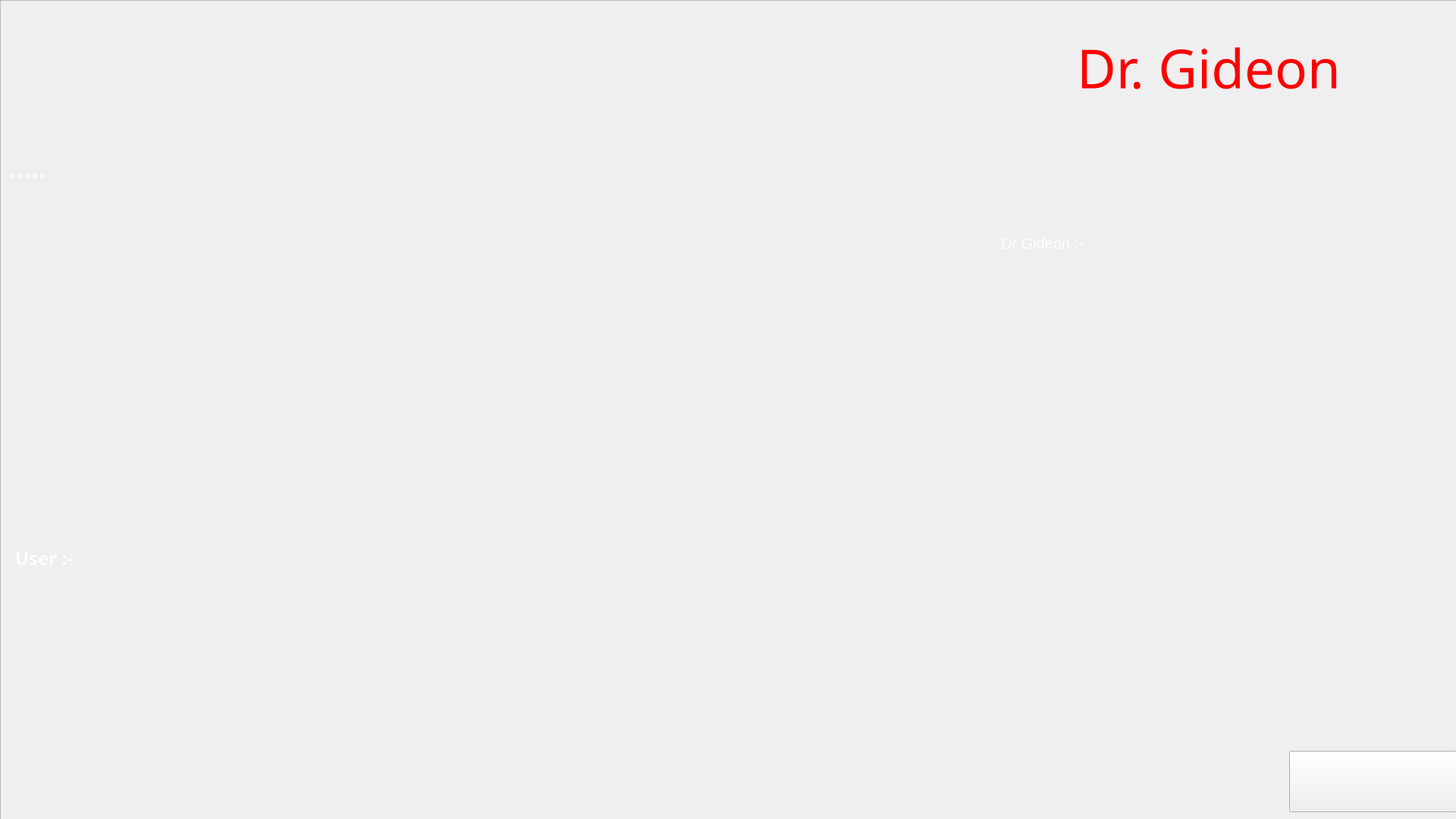
<?xml version="1.0" encoding="UTF-8"?>
<ui version="4.0">
 <class>MainWindow</class>
 <widget class="QMainWindow" name="MainWindow">
  <property name="geometry">
   <rect>
    <x>0</x>
    <y>0</y>
    <width>1920</width>
    <height>1080</height>
   </rect>
  </property>
  <property name="windowTitle">
   <string>MainWindow</string>
  </property>
  <widget class="QWidget" name="centralwidget">
   <widget class="QFrame" name="frame">
    <property name="geometry">
     <rect>
      <x>0</x>
      <y>0</y>
      <width>1981</width>
      <height>1081</height>
     </rect>
    </property>
    <property name="frameShape">
     <enum>QFrame::StyledPanel</enum>
    </property>
    <property name="frameShadow">
     <enum>QFrame::Raised</enum>
    </property>
    <widget class="QLabel" name="label">
     <property name="geometry">
      <rect>
       <x>0</x>
       <y>0</y>
       <width>1980</width>
       <height>1080</height>
      </rect>
     </property>
     <property name="sizePolicy">
      <sizepolicy hsizetype="Preferred" vsizetype="Expanding">
       <horstretch>0</horstretch>
       <verstretch>0</verstretch>
      </sizepolicy>
     </property>
     <property name="text">
      <string/>
     </property>
     <property name="pixmap">
      <pixmap resource="res.qrc">:/bg/img/images.jpg</pixmap>
     </property>
     <property name="scaledContents">
      <bool>true</bool>
     </property>
    </widget>
    <widget class="QLabel" name="label_2">
     <property name="geometry">
      <rect>
       <x>390</x>
       <y>680</y>
       <width>1121</width>
       <height>391</height>
      </rect>
     </property>
     <property name="text">
      <string/>
     </property>
     <property name="pixmap">
      <pixmap>:/bg/img/c3a8c07e7ad5f971cb146816a554c8a1.jpg</pixmap>
     </property>
     <property name="scaledContents">
      <bool>true</bool>
     </property>
    </widget>
    <widget class="QLabel" name="label_3">
     <property name="geometry">
      <rect>
       <x>0</x>
       <y>420</y>
       <width>641</width>
       <height>271</height>
      </rect>
     </property>
     <property name="text">
      <string/>
     </property>
     <property name="pixmap">
      <pixmap resource="res.qrc">:/img/img/gify.gif</pixmap>
     </property>
     <property name="scaledContents">
      <bool>true</bool>
     </property>
    </widget>
    <widget class="QLabel" name="label_4">
     <property name="geometry">
      <rect>
       <x>1320</x>
       <y>410</y>
       <width>661</width>
       <height>271</height>
      </rect>
     </property>
     <property name="text">
      <string/>
     </property>
     <property name="pixmap">
      <pixmap resource="res.qrc">:/img/img/gify.gif</pixmap>
     </property>
     <property name="scaledContents">
      <bool>true</bool>
     </property>
    </widget>
    <widget class="QPushButton" name="exitB">
     <property name="geometry">
      <rect>
       <x>1700</x>
       <y>990</y>
       <width>221</width>
       <height>81</height>
      </rect>
     </property>
     <property name="styleSheet">
      <string notr="true">background-image: url(:/bg/img/exit - Copy.png);</string>
     </property>
     <property name="text">
      <string/>
     </property>
    </widget>
    <widget class="QLabel" name="label_6">
     <property name="geometry">
      <rect>
       <x>1400</x>
       <y>0</y>
       <width>531</width>
       <height>181</height>
      </rect>
     </property>
     <property name="text">
      <string/>
     </property>
     <property name="pixmap">
      <pixmap resource="res.qrc">:/img/img/a4c5836f189b2f92dd746e0ccf7037da.png</pixmap>
     </property>
     <property name="scaledContents">
      <bool>true</bool>
     </property>
    </widget>
    <widget class="QLabel" name="label_7">
     <property name="geometry">
      <rect>
       <x>1420</x>
       <y>0</y>
       <width>471</width>
       <height>178</height>
      </rect>
     </property>
     <property name="font">
      <font>
       <family>MV Boli</family>
       <pointsize>53</pointsize>
      </font>
     </property>
     <property name="styleSheet">
      <string notr="true">color: rgb(255, 0, 0);</string>
     </property>
     <property name="text">
      <string>Dr. Gideon</string>
     </property>
     <property name="margin">
      <number>14</number>
     </property>
     <property name="indent">
      <number>-2</number>
     </property>
    </widget>
    <widget class="QLabel" name="label_8">
     <property name="geometry">
      <rect>
       <x>320</x>
       <y>629</y>
       <width>1281</width>
       <height>451</height>
      </rect>
     </property>
     <property name="text">
      <string/>
     </property>
     <property name="pixmap">
      <pixmap resource="res.qrc">:/img/img/c3a8c07e7ad5f971cb146816a554c8a1.jpg</pixmap>
     </property>
     <property name="scaledContents">
      <bool>true</bool>
     </property>
    </widget>
    <widget class="QLabel" name="label_5">
     <property name="geometry">
      <rect>
       <x>360</x>
       <y>220</y>
       <width>1241</width>
       <height>691</height>
      </rect>
     </property>
     <property name="text">
      <string/>
     </property>
     <property name="pixmap">
      <pixmap resource="res.qrc">:/img/img/unscreen.gif</pixmap>
     </property>
     <property name="scaledContents">
      <bool>true</bool>
     </property>
    </widget>
    <widget class="QLabel" name="label_9">
     <property name="geometry">
      <rect>
       <x>0</x>
       <y>0</y>
       <width>941</width>
       <height>171</height>
      </rect>
     </property>
     <property name="text">
      <string/>
     </property>
     <property name="pixmap">
      <pixmap resource="res.qrc">:/img/img/init.gif</pixmap>
     </property>
     <property name="scaledContents">
      <bool>true</bool>
     </property>
    </widget>
    <widget class="QLabel" name="statusL">
     <property name="geometry">
      <rect>
       <x>10</x>
       <y>180</y>
       <width>381</width>
       <height>81</height>
      </rect>
     </property>
     <property name="font">
      <font>
       <family>Mongolian Baiti</family>
       <pointsize>27</pointsize>
       <weight>75</weight>
       <italic>false</italic>
       <bold>true</bold>
       <underline>false</underline>
      </font>
     </property>
     <property name="styleSheet">
      <string notr="true">color: rgb(250, 250, 250);</string>
     </property>
     <property name="text">
      <string>.....</string>
     </property>
    </widget>
    <widget class="QLabel" name="gideonL">
     <property name="geometry">
      <rect>
       <x>1320</x>
       <y>210</y>
       <width>591</width>
       <height>221</height>
      </rect>
     </property>
     <property name="font">
      <font>
       <pointsize>15</pointsize>
      </font>
     </property>
     <property name="styleSheet">
      <string notr="true">color: rgb(255, 255, 255);</string>
     </property>
     <property name="text">
      <string>Dr Gideon :-</string>
     </property>
     <property name="scaledContents">
      <bool>true</bool>
     </property>
     <property name="wordWrap">
      <bool>true</bool>
     </property>
    </widget>
    <widget class="QLabel" name="userL">
     <property name="geometry">
      <rect>
       <x>20</x>
       <y>650</y>
       <width>511</width>
       <height>171</height>
      </rect>
     </property>
     <property name="font">
      <font>
       <family>Mongolian Baiti</family>
       <pointsize>18</pointsize>
       <weight>75</weight>
       <bold>true</bold>
      </font>
     </property>
     <property name="styleSheet">
      <string notr="true">color: rgb(253, 253, 253);</string>
     </property>
     <property name="text">
      <string>User :-</string>
     </property>
     <property name="alignment">
      <set>Qt::AlignLeading|Qt::AlignLeft|Qt::AlignVCenter</set>
     </property>
     <property name="wordWrap">
      <bool>true</bool>
     </property>
    </widget>
   </widget>
  </widget>
 </widget>
 <resources>
  <include location="res.qrc"/>
 </resources>
 <connections/>
</ui>
